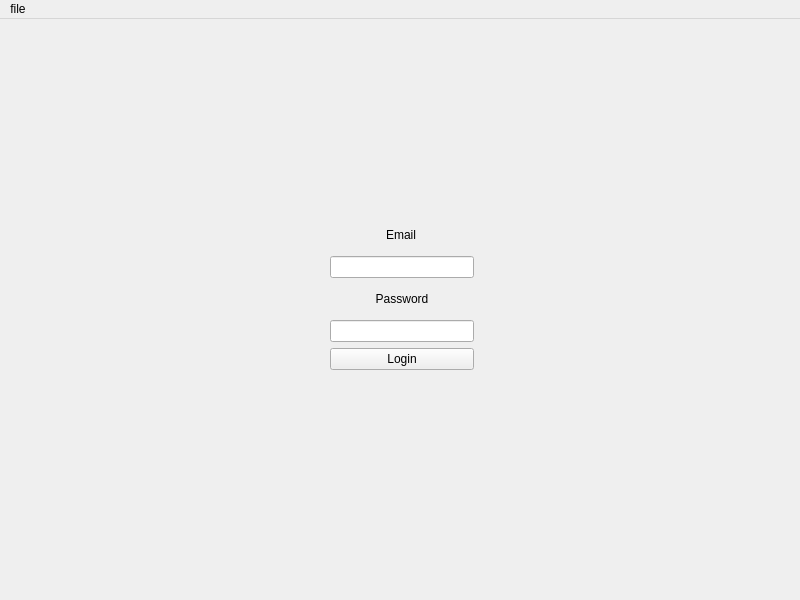
<?xml version="1.0" encoding="UTF-8"?>
<ui version="4.0">
 <class>MainWindow</class>
 <widget class="QMainWindow" name="MainWindow">
  <property name="geometry">
   <rect>
    <x>0</x>
    <y>0</y>
    <width>800</width>
    <height>600</height>
   </rect>
  </property>
  <property name="windowTitle">
   <string>MainWindow</string>
  </property>
  <widget class="QWidget" name="centralwidget">
   <widget class="QStackedWidget" name="stackedWidget">
    <property name="geometry">
     <rect>
      <x>10</x>
      <y>10</y>
      <width>780</width>
      <height>550</height>
     </rect>
    </property>
    <property name="currentIndex">
     <number>0</number>
    </property>
    <widget class="QWidget" name="loginPage">
     <widget class="QWidget" name="layoutWidget">
      <property name="geometry">
       <rect>
        <x>320</x>
        <y>190</y>
        <width>144</width>
        <height>151</height>
       </rect>
      </property>
      <layout class="QVBoxLayout" name="verticalLayout">
       <item>
        <widget class="QLabel" name="emailLabel">
         <property name="minimumSize">
          <size>
           <width>0</width>
           <height>17</height>
          </size>
         </property>
         <property name="maximumSize">
          <size>
           <width>142</width>
           <height>16777215</height>
          </size>
         </property>
         <property name="text">
          <string>Email</string>
         </property>
         <property name="scaledContents">
          <bool>false</bool>
         </property>
         <property name="alignment">
          <set>Qt::AlignCenter</set>
         </property>
         <property name="wordWrap">
          <bool>false</bool>
         </property>
         <property name="buddy">
          <cstring>emailInput</cstring>
         </property>
        </widget>
       </item>
       <item>
        <widget class="QLineEdit" name="emailInput"/>
       </item>
       <item>
        <widget class="QLabel" name="passLabel">
         <property name="text">
          <string>Password</string>
         </property>
         <property name="alignment">
          <set>Qt::AlignCenter</set>
         </property>
         <property name="buddy">
          <cstring>passInput</cstring>
         </property>
        </widget>
       </item>
       <item>
        <widget class="QLineEdit" name="passInput"/>
       </item>
       <item>
        <widget class="QPushButton" name="loginBtn">
         <property name="text">
          <string>Login</string>
         </property>
         <property name="shortcut">
          <string>Return</string>
         </property>
        </widget>
       </item>
      </layout>
      <zorder>emailInput</zorder>
      <zorder>passInput</zorder>
      <zorder>passLabel</zorder>
      <zorder>emailLabel</zorder>
      <zorder>loginBtn</zorder>
     </widget>
    </widget>
   </widget>
  </widget>
  <widget class="QMenuBar" name="menuBar">
   <property name="geometry">
    <rect>
     <x>0</x>
     <y>0</y>
     <width>800</width>
     <height>22</height>
    </rect>
   </property>
   <widget class="QMenu" name="menufile">
    <property name="title">
     <string>file</string>
    </property>
    <addaction name="logOutAction"/>
   </widget>
   <addaction name="menufile"/>
  </widget>
  <action name="logOutAction">
   <property name="text">
    <string>Log Out</string>
   </property>
  </action>
 </widget>
 <resources/>
 <connections/>
</ui>
